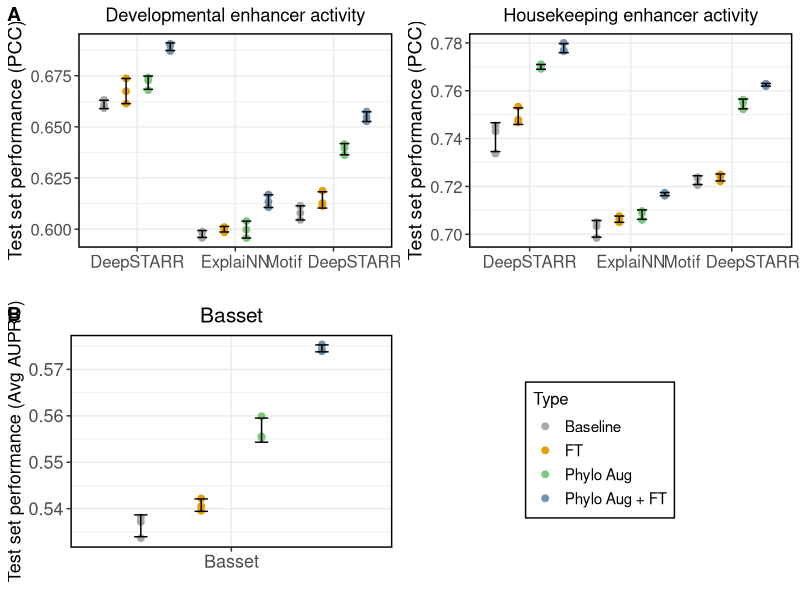
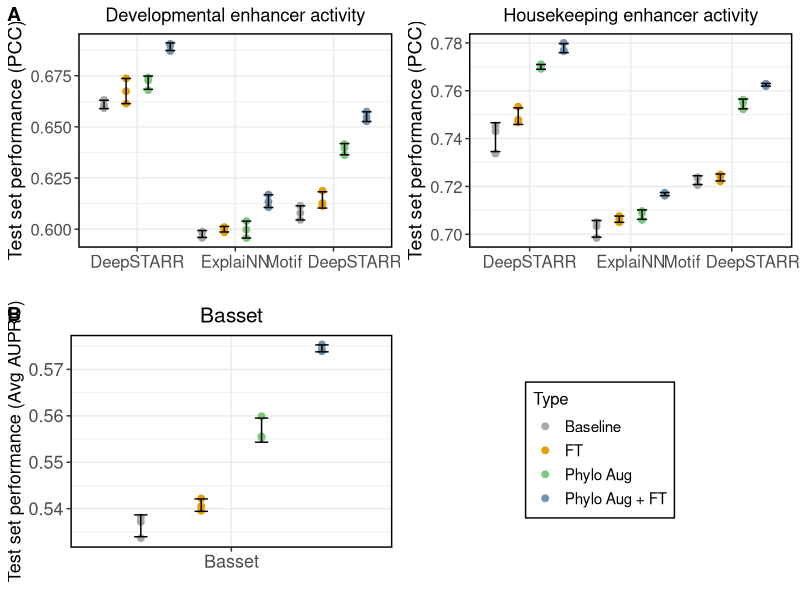

Write R code to recreate these figures, in order.
# ####################################################################################################################
# plot_phylo_aug_model_results.R
#
# Visualize the test performance of different model architectures on the Drosophila S2 enhancer data and Basset data
# ####################################################################################################################

# ====================================================================================================================
# Imports
# ====================================================================================================================
library(tidyverse)
library(cowplot)

# ====================================================================================================================
# Common functions
# ====================================================================================================================

# Summarize data (mean and standard deviation)
data_summary <- function(data, varname, groupnames){
  require(plyr)
  summary_func <- function(x, col){
    c(mean = mean(x[[col]], na.rm=TRUE),
      sd = sd(x[[col]], na.rm=TRUE))
  }
  data_sum<-ddply(data, groupnames, .fun=summary_func,
                  varname)
  data_sum <- rename(data_sum, c("mean" = varname))
  return(data_sum)
}

# ====================================================================================================================
# Main code
# ====================================================================================================================

# Load Drosophila data
drosophila_corr_df <- read_tsv("../output/drosophila_augmentation_metrics.tsv")

# Clean up values for display
drosophila_corr_df$type <- factor(drosophila_corr_df$type)
drosophila_corr_df$type <- fct_relevel(drosophila_corr_df$type, c('none', 'finetune', 'homologs', 'homologs_finetune'))
drosophila_corr_df$type <- fct_recode(drosophila_corr_df$type, `Baseline` = "none", `Phylo Aug + FT` = "homologs_finetune", `FT` = "finetune", `Phylo Aug` = "homologs")
drosophila_corr_df$model <- factor(drosophila_corr_df$model)
drosophila_corr_df$model <- fct_relevel(drosophila_corr_df$model, c('deepstarr', 'explainn', 'motif_deepstarr'))
drosophila_corr_df$model <- fct_recode(drosophila_corr_df$model, `DeepSTARR` = "deepstarr", `ExplaiNN` = "explainn", `Motif DeepSTARR` = "motif_deepstarr")

# Create plot for Development task
drosophila_corr_summary_dev_df <- data_summary(drosophila_corr_df, varname="pcc_test_Dev", 
                                               groupnames=c("model", "type"))
plot_dev <- ggplot(drosophila_corr_summary_dev_df, aes(x=model, y=pcc_test_Dev, colour=type, fill=type)) +
  geom_point(data=drosophila_corr_df, size=2, position = position_dodge(width=0.9)) +
  geom_errorbar(aes(ymin = pcc_test_Dev-sd, ymax = pcc_test_Dev+sd), width=.4, position=position_dodge(.9), colour="black") +
  theme_bw() +
  scale_color_manual(values=c('#A9A9A9', '#E69F00', '#7fc97f','#7393B3')) +
  xlab("") +
  ylab("Test set performance (PCC)") +
  ggtitle('Developmental enhancer activity') +
  theme(legend.position="none",
        plot.title = element_text(hjust = 0.5),
        axis.title=element_text(size=14), axis.text = element_text(size=12), legend.title = element_text(size=13),
        legend.text = element_text(size=13), panel.border = element_rect(colour = "black", fill=NA, size=1))

drosophila_corr_summary_hk_df <- data_summary(drosophila_corr_df, varname="pcc_test_Hk", 
                                              groupnames=c("model", "type"))
plot_hk <- ggplot(drosophila_corr_summary_hk_df, aes(x=model, y=pcc_test_Hk, colour=type, fill=type)) +
  geom_point(data=drosophila_corr_df, size=2, position = position_dodge(width=0.9)) +
  geom_errorbar(aes(ymin = pcc_test_Hk-sd, ymax = pcc_test_Hk+sd), width=.4, position=position_dodge(.9), colour="black") +
  theme_bw() +
  scale_color_manual(values=c('darkgrey', '#E69F00', '#7fc97f','#7393B3')) +
  xlab("") +
  ylab("Test set performance (PCC)") +
  ggtitle('Housekeeping enhancer activity') +
  theme(legend.position="right", plot.title = element_text(hjust = 0.5),
        axis.title=element_text(size=14), axis.text = element_text(size=12), legend.title = element_text(size=12),
        legend.text = element_text(size=11), panel.border = element_rect(colour = "black", fill=NA, size=1),
        legend.background = element_rect(size=0.5, linetype="solid", colour="black", fill="white")) +
  guides(colour=guide_legend(title="Type"), fill='none')

grobs <- ggplotGrob(plot_hk)$grobs
plot_hk <- plot_hk + theme(legend.position="none")

# Combine plots
plot_a <- plot_grid(plot_dev, plot_hk, ncol=2)

# Add shared legend
legend <- grobs[[which(sapply(grobs, function(x) x$name) == "guide-box")]]

# Load Basset data
basset_df <- read_tsv("../output/basset_sampling_metrics.tsv")
basset_df$type <- factor(basset_df$type)
basset_df$fraction <- factor(basset_df$fraction)
basset_df$type <- fct_relevel(basset_df$type, c('none', 'finetune', 'homologs', 'homologs_finetune'))
basset_df$type <- fct_recode(basset_df$type, `Baseline` = "none", `Phylo Aug + FT` = "homologs_finetune", `FT` = "finetune", `Phylo Aug` = "homologs")
basset_df$model <- fct_recode(basset_df$model, `Basset` = "basset")
basset_df <- basset_df %>% filter(fraction == 1.0)

# Create a plot for the Basset data
basset_summary_df <- data_summary(basset_df, varname="mean_test_pr", 
                                  groupnames=c("type", "model"))

plot_basset <- ggplot(basset_summary_df, aes(x=model, y=mean_test_pr, colour=type, fill=type)) +
  geom_point(data=basset_df, size=2, position = position_dodge(width=0.9)) +
  geom_errorbar(aes(ymin = mean_test_pr-sd, ymax = mean_test_pr+sd), width=.2, position=position_dodge(.9), colour="black") +
  theme_bw() +
  scale_color_manual(values=c('darkgrey', '#E69F00', '#7fc97f','#7393B3')) +
  xlab('') +
  ylab("Test set performance (Avg AUPRC)") +
  ggtitle('Basset') +
  theme(legend.position="none", plot.title = element_text(hjust = 0.5, size=15),
        axis.title=element_text(size=13), axis.text = element_text(size = 13), legend.text = element_text(size=13),
        panel.border = element_rect(colour = "black", fill=NA, size=1))

plot_b <- plot_grid(plot_basset, legend, ncol=2)
figure <- plot_grid(plot_a, plot_b, ncol=1, labels=c('A', 'B'), rel_heights = c(1, 1,  .1))

# Save a high quality and low quality image
ggsave("../figures/phylo_aug_figure_2.tiff", figure, units="in", width=4, height=4, device='tiff', dpi=350)
ggsave("../figures/phylo_aug_figure_2.jpg", figure, units="in", width=4, height=4)
